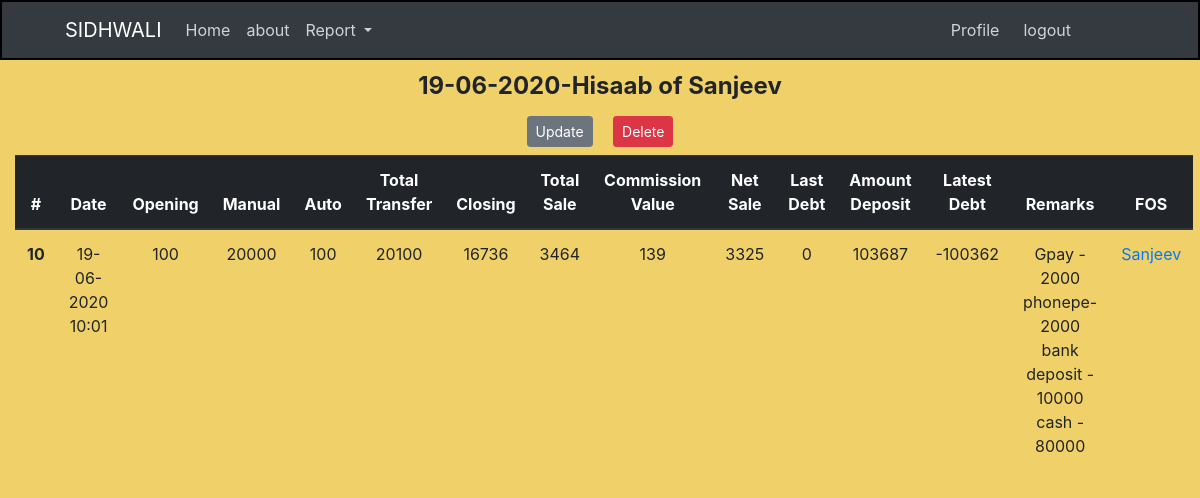
Page /home/hisaab/report/10 (signed in) on the earlier database version.
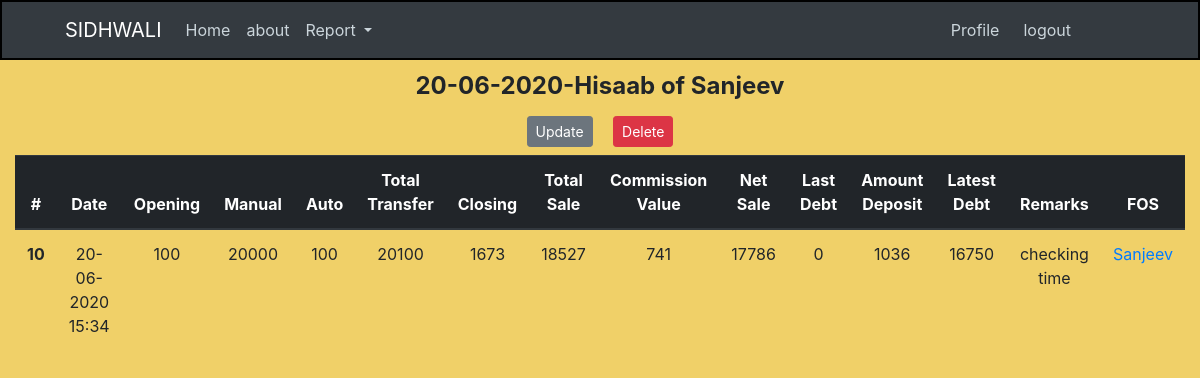
Same page on the later database version.
### crm/models.py (models this page shows, shortened)
class Hisaab(db.Model):
    id = db.Column(db.Integer, primary_key=True)
    date = db.Column(db.DateTime, nullable=False, default=datetime.now)
    open_bal = db.Column(db.Integer, nullable=False, default=0)
    manual_trans = db.Column(db.Integer, nullable=False, default=0)
    auto_trans = db.Column(db.Integer, nullable=False, default=0)
    closing = db.Column(db.Integer, nullable=False, default=0)
    total_trans = db.Column(db.Integer, default=0)
    total_sale = db.Column(db.Integer, default=0)
    commission_value = db.Column(db.Integer, default=0)
    net_sale = db.Column(db.Integer, default=0)
    last_debt = db.Column(db.Integer, nullable=False, default=0)
    amt_received = db.Column(db.Integer, nullable=False, default=0)
    latest_debt = db.Column(db.Integer, default=0)
    remarks = db.Column(db.Text, nullable=False)
    user_id = db.Column(db.Integer, db.ForeignKey("user.id"), nullable=False)

class User(db.Model, UserMixin):
    id = db.Column(db.Integer, primary_key=True)
    username = db.Column(db.String(20), unique=True, nullable=False)
    email = db.Column(db.String(120), unique=True, nullable=False)
    image_file = db.Column(db.String(20), nullable=False, default="default.jpeg")
    password = db.Column(db.String(20), nullable=False)
    pos_id = db.Column(db.Integer, unique=True, nullable=False)
    hisaab = db.relationship("Hisaab", backref="fos", lazy="dynamic")

### crm/routes.py (the view)
@app.route("/home/hisaab/report/<int:hisaab_id>")
@login_required
def single_hisaab(hisaab_id):
    hisaab = Hisaab.query.get_or_404(hisaab_id)
    return render_template(
        "single_hisaab.html", title=hisaab.date, hisaab=hisaab, admin=admin
    )

### crm/models.py (called while the page is built)
@login_manager.user_loader
def load_user(user_id):
    return User.query.get(int(user_id))

### crm/templates/single_hisaab.html (shortened to what this page needs)
{% extends "index.html" %}
{% block content  %}
<div class="container-fluid text-center mt-2">
   {% if current_user.username == admin %}
   <legend class=" font-weight-bold mb-1">{{ hisaab.date.strftime("%d-%m-%Y") }}-Hisaab of {{ hisaab.fos.username }}
   </legend>
   <div>
      <a href="{{ url_for('update_hisaab', hisaab_id=hisaab.id) }}" class="btn btn-secondary btn-sm m-2">Update</a>
      <button type="button" class="btn btn-danger btn-sm m-2" data-toggle="modal"
         data-target="#deleteModal">Delete</button>
   </div>
   <table class="table">
      <thead class="thead-dark">
         <tr>
            <th scope="col">#</th>
            <th scope="col">Date</th>
            <th scope="col">Opening</th>
            <th scope="col">Manual</th>
            <th scope="col">Auto</th>
            <th scope="col">Total Transfer</th>
            <th scope="col">Closing</th>
            <th scope="col">Total Sale</th>
            <th scope="col">Commission Value</th>
            <th scope="col">Net Sale</th>
            <th scope="col">Last Debt</th>
            <th scope="col">Amount Deposit</th>
            <th scope="col">Latest Debt</th>
            <th scope="col">Remarks</th>
            <th scope="col">FOS</th>
         </tr>
      </thead>
      <tbody>
         <tr>
            <th scope="row">{{ hisaab.id }}</th>
            <td>{{ hisaab.date.strftime("%d-%m-%Y %H:%M") }}</td>
            <td>{{ hisaab.open_bal }}</td>
            <td>{{ hisaab.manual_trans }}</td>
            <td>{{ hisaab.auto_trans }}</td>
            <td>{{ hisaab.total_trans }}</td>
            <td>{{ hisaab.closing }}</td>
            <td>{{ hisaab.total_sale }}</td>
            <td>{{ hisaab.commission_value }}</td>
            <td>{{ hisaab.net_sale }}</td>
            <td>{{ hisaab.last_debt }}</td>
            <td>{{ hisaab.amt_received }}</td>
            <td>{{ hisaab.latest_debt }}</td>
            <td>{{ hisaab.remarks }}</td>
            <td><a href="{{ url_for('user_hisaab', username=hisaab.fos.username) }}">{{ hisaab.fos.username }}</a></td>
         </tr>
      </tbody>
   </table>
   {% endif %}
</div>
{% endblock content %}

### crm/templates/index.html (shortened to what this page needs)
<!doctype html>
<html lang="en">
<head>
   <link rel="stylesheet" href="https://maxcdn.bootstrapcdn.com/bootstrap/4.0.0/css/bootstrap.min.css"
>
   <link rel="stylesheet" href="{{ url_for('static', filename='main.css') }}">
</head>
<body>
   <header class="site-header">
      <nav class="navbar navbar-expand-lg navbar-dark bg-dark px-5">
         <div class="container">
            <a class="navbar-brand" href="/">SIDHWALI</a>
            <div class="collapse navbar-collapse" id="navbarSupportedContent">
               <div class="navbar-nav mr-auto">
                  <li class="nav-item">
                     <a class="nav-link" href="{{ url_for('home') }}">Home</a>
                  </li>
                  <li class="nav-item">
                     <a class="nav-link" href="{{ url_for('about') }}">about</a>
                  </li>
                  <li class="nav-item dropdown">
                     <a class="nav-link dropdown-toggle" href="#" id="navbarDropdown" role="button"
                        data-toggle="dropdown" aria-haspopup="true" aria-expanded="false">
                        Report
                     </a>
                  </li>
               </div>
               <div class="navbar-nav mr-5 ml-2">
                  <div class="d-flex justify-content-center">
                     {% if current_user.is_authenticated %}
                     <li class="nav-item">
                        <a class="nav-link mr-2" href="{{ url_for('profile') }}">Profile</a>
                     </li>
                     <li class="nav-item">
                        <a class="nav-link mr-2" href="{{ url_for('logout') }}">logout</a>
                     </li>
                     {% endif %}
                  </div>
               </div>
            </div>
         </div>
      </nav>
   </header>
   <main role="main">
      {% block content %} {% endblock content %}
   </main>
</body>
</html>

### crm/static/main.css (style rules this page uses)
body { background-color: rgb(240, 208, 104); }
.site-header { min-height: min-content; border: 2px solid black; }
.site-header .navbar-nav .nav-link { color: #cbd5db; }

Differences in the rows shown:
changed Hisaab id 10: date "19-06-2020" → "20-06-2020"; date "19-06-2020 10:01" → "20-06-2020 15:34"; closing "16736" → "1673"; total_sale "3464" → "18527"; commission_value "139" → "741"; net_sale "3325" → "17786"; amt_received "103687" → "1036"; latest_debt "-100362" → "16750"; remarks "Gpay - 2000 phonepe- 2000 bank deposit - 10000 cash - 80000" → "checking time"
